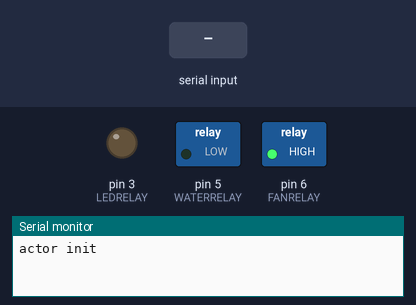
The sketch below on a simulated Arduino Uno, built with avr-gcc and run on an emulated ATmega328P. On the bench: switched loads named in the sketch (green lamp = pin HIGH), output pins drawn as LEDs (lit = HIGH), the last lines printed to the serial monitor. Inputs (shaded band) come from the test bench.

Above: at 1.2 s.
1.3 s: "d" received over Serial
At 3.9 s:
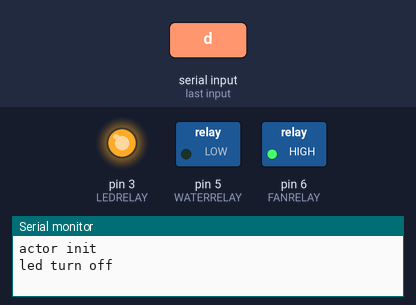
4.2 s: "b" received over Serial
At 6.7 s:
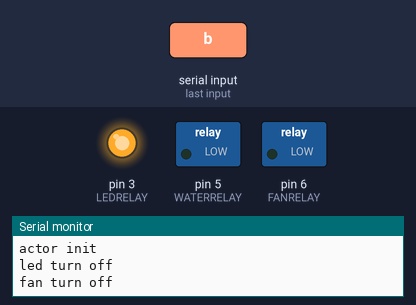
7.2 s: "e" received over Serial
At 8.8 s:
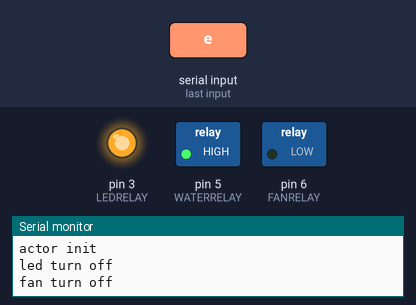
Timing chart, 0 to 12.1 s (numbered marks = the images above; inputs shaded):
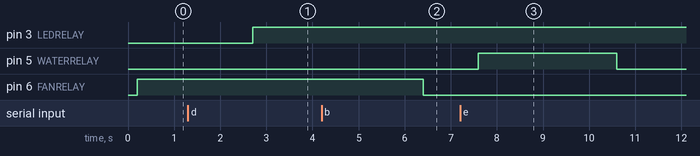

Measured:
- after the input at 1.3 s, pin 3 (LEDRELAY): LOW → HIGH after 1.4 s
- after the input at 4.2 s, pin 6 (FANRELAY): HIGH → LOW after 2.2 s
- after the input at 7.2 s, pin 5 (WATERRELAY): LOW → HIGH after 0.40 s, → LOW 3.0 s later

The sketch:

smartfarm_actor.ino
```cpp
#define FANRELAY 6 //팬 릴레이모듈 핀
#define LEDRELAY 3 //생장등 릴레이모듈 핀
#define WATERRELAY 5 //급수기 릴레이모듈 핀

bool fanRelayCommand = true;//팬 릴레이모듈 상태(true가 작동)
bool ledRelayCommand = false;//생장등 릴레이모듈 상태(flase가 켜짐)
bool waterRelayCommand = false;//급수기 릴레이모듈 상태(true가 작동)

char cmd;//라즈베리파이에서 시리얼로 오는 커맨드

void relayOnOff(bool relayCommand,short relay){//릴레이모듈 함수
  if(relayCommand){
    digitalWrite(relay,HIGH);     // 조건 만족하면 1채널 릴레이 ON
  }else{
    digitalWrite(relay,LOW);     // 조건 만족하면 1채널 릴레이 ON
  }
}

void setup() {
  Serial.begin(9600);

  pinMode(FANRELAY,OUTPUT);         // 릴레이를 출력으로 설정
  pinMode(LEDRELAY,OUTPUT);
  pinMode(WATERRELAY,OUTPUT);
  Serial.println("actor init");
}

void loop() {
  delay(200);

  relayOnOff(fanRelayCommand,FANRELAY);
  relayOnOff(ledRelayCommand,LEDRELAY);
  relayOnOff(waterRelayCommand,WATERRELAY);

  // 컴퓨터로부터 시리얼 통신이 전송되면, 한줄씩 읽어와서 cmd 변수에 입력
  if(Serial.available()){
    cmd = Serial.read();

    if(cmd=='a'){
      fanRelayCommand = true;
      Serial.println("fan turn on");
      delay(100);
    }
    else if(cmd=='b'){
      fanRelayCommand = false;
      Serial.println("fan turn off");
      delay(100);
    }else if(cmd=='c'){
      ledRelayCommand = false;
      Serial.println("led turn on");
      delay(100);
    }else if(cmd=='d'){
      ledRelayCommand = true;
      Serial.println("led turn off");
      delay(100);
    }
    else if(cmd=='e'){
      waterRelayCommand = true;
      relayOnOff(waterRelayCommand,WATERRELAY);
      delay(3000);
      waterRelayCommand = false;
      relayOnOff(waterRelayCommand,WATERRELAY);
      Serial.println("watered");
      delay(100);
    }
    else{}
  }


  while(Serial.available() > 0){
        Serial.read();
  }
  delay(1000);        // 1000ms
}
```
